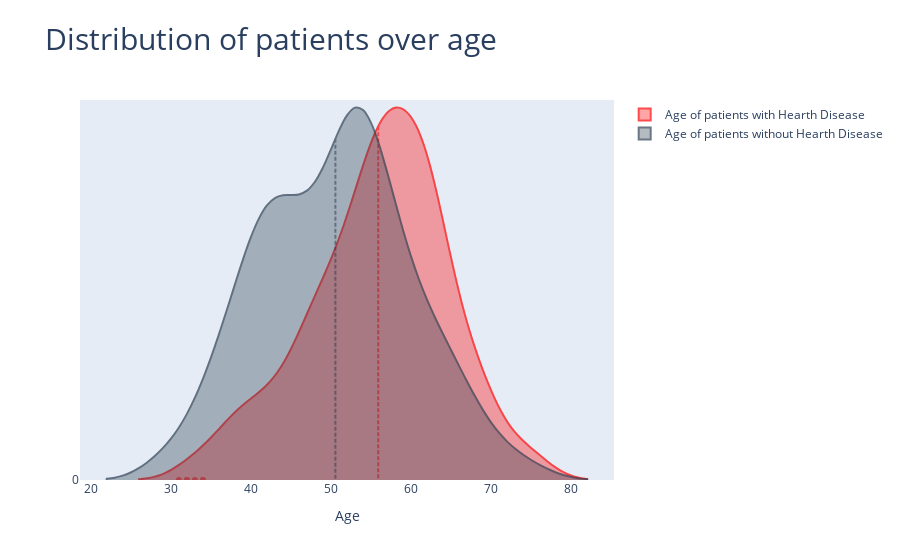

This figure's notebook cell:
### Markdown cell above
## Distribution of patients over age

### Code cell
patients_hd = dataset[dataset['HeartDisease']==1]
patient_ok = dataset[dataset['HeartDisease']==0]

fig=go.Figure()

fig.add_trace(go.Violin(x=patients_hd['Age'],line_color='red',y0=0,name='Age of patients with Hearth Disease'))

fig.add_trace(go.Violin(x=patient_ok['Age'],line_color='#2C3E50',y0=0,name='Age of patients without Hearth Disease'))

fig.update_traces(orientation='h',side='positive',meanline_visible=True)

fig.update_layout(title='Distribution of patients over age',
                 titlefont={'size':30},
                 xaxis_zeroline=False)

fig.update_xaxes(showgrid=False,title='Age')
fig.update_traces(opacity=0.7)

fig.show()

### Figure 1 — Plotly figure (JSON) as saved in the notebook; plotly's stock layout.template omitted (floating-point values rounded to 4 significant figures; data arrays with more than 128 entries replaced by an {"elided": "..."} marker saying what was removed)
{"data": [{"line": {"color": "red"}, "meanline": {"visible": true}, "name": "Age of patients with Hearth Disease", "opacity": 0.7, "orientation": "h", "side": "positive", "type": "violin", "x": {"elided": "508 int values"}, "y0": 0}, {"line": {"color": "#2C3E50"}, "meanline": {"visible": true}, "name": "Age of patients without Hearth Disease", "opacity": 0.7, "orientation": "h", "side": "positive", "type": "violin", "x": {"elided": "410 int values"}, "y0": 0}], "layout": {"title": {"font": {"size": 30}, "text": "Distribution of patients over age"}, "xaxis": {"showgrid": false, "title": {"text": "Age"}, "zeroline": false}}}
